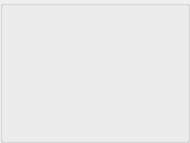
       <widget class="QGroupBox" name="groupBox6">
        <property name="minimumSize">
         <size>
          <width>190</width>
          <height>143</height>
         </size>
        </property>
        <property name="maximumSize">
         <size>
          <width>190</width>
          <height>142</height>
         </size>
        </property>
        <property name="title">
         <string/>
        </property>
        <widget class="MyAvatarLabel" name="label_Avatar6">
         <property name="geometry">
          <rect>
           <x>13</x>
           <y>13</y>
           <width>30</width>
           <height>30</height>
          </rect>
         </property>
         <property name="minimumSize">
          <size>
           <width>30</width>
           <height>30</height>
          </size>
         </property>
         <property name="maximumSize">
          <size>
           <width>30</width>
           <height>30</height>
          </size>
         </property>
         <property name="scaledContents">
          <bool>true</bool>
         </property>
        </widget>
        <widget class="MyNameLabel" name="label_PlayerName6">
         <property name="geometry">
          <rect>
           <x>70</x>
           <y>11</y>
           <width>104</width>
           <height>14</height>
          </rect>
         </property>
         <property name="minimumSize">
          <size>
           <width>0</width>
           <height>14</height>
          </size>
         </property>
         <property name="maximumSize">
          <size>
           <width>16777215</width>
           <height>14</height>
          </size>
         </property>
         <property name="alignment">
          <set>Qt::AlignLeading|Qt::AlignLeft|Qt::AlignTop</set>
         </property>
         <property name="openExternalLinks">
          <bool>true</bool>
         </property>
        </widget>
        <widget class="MySetLabel" name="textLabel_Set6">
         <property name="geometry">
          <rect>
           <x>70</x>
           <y>119</y>
           <width>104</width>
           <height>14</height>
          </rect>
         </property>
         <property name="minimumSize">
          <size>
           <width>0</width>
           <height>14</height>
          </size>
         </property>
         <property name="maximumSize">
          <size>
           <width>16777215</width>
           <height>14</height>
          </size>
         </property>
         <property name="alignment">
          <set>Qt::AlignBottom|Qt::AlignHCenter</set>
         </property>
        </widget>
        <widget class="MyCashLabel" name="textLabel_Cash6">
         <property name="geometry">
          <rect>
           <x>70</x>
           <y>25</y>
           <width>104</width>
           <height>14</height>
          </rect>
         </property>
         <property name="minimumSize">
          <size>
           <width>35</width>
           <height>14</height>
          </size>
         </property>
         <property name="maximumSize">
          <size>
           <width>16777215</width>
           <height>14</height>
          </size>
         </property>
        </widget>
        <widget class="QLabel" name="textLabel_Button6">
         <property name="geometry">
          <rect>
           <x>18</x>
           <y>88</y>
           <width>40</width>
           <height>42</height>
          </rect>
         </property>
         <property name="minimumSize">
          <size>
           <width>40</width>
           <height>42</height>
          </size>
         </property>
         <property name="maximumSize">
          <size>
           <width>40</width>
           <height>42</height>
          </size>
         </property>
         <property name="text">
          <string/>
         </property>
         <property name="scaledContents">
          <bool>true</bool>
         </property>
        </widget>
        <widget class="MyCardsPixmapLabel" name="pixmapLabel_card6a">
         <property name="geometry">
          <rect>
           <x>86</x>
           <y>39</y>
           <width>48</width>
           <height>76</height>
          </rect>
         </property>
         <property name="scaledContents">
          <bool>true</bool>
         </property>
        </widget>
        <widget class="MyCardsPixmapLabel" name="pixmapLabel_card6b">
         <property name="geometry">
          <rect>
           <x>110</x>
           <y>39</y>
           <width>48</width>
           <height>76</height>
          </rect>
         </property>
         <property name="scaledContents">
          <bool>true</bool>
         </property>
        </widget>
        <widget class="MyStatusLabel" name="textLabel_Status6">
         <property name="geometry">
          <rect>
           <x>67</x>
           <y>56</y>
           <width>111</width>
           <height>40</height>
          </rect>
         </property>
         <property name="minimumSize">
          <size>
           <width>0</width>
           <height>20</height>
          </size>
         </property>
         <property name="text">
          <string/>
         </property>
         <property name="alignment">
          <set>Qt::AlignCenter</set>
         </property>
        </widget>
        <widget class="QLabel" name="label_playerTip6">
         <property name="geometry">
          <rect>
           <x>10</x>
           <y>70</y>
           <width>131</width>
           <height>71</height>
          </rect>
         </property>
         <property name="text">
          <string notr="true"/>
         </property>
        </widget>
       </widget>
